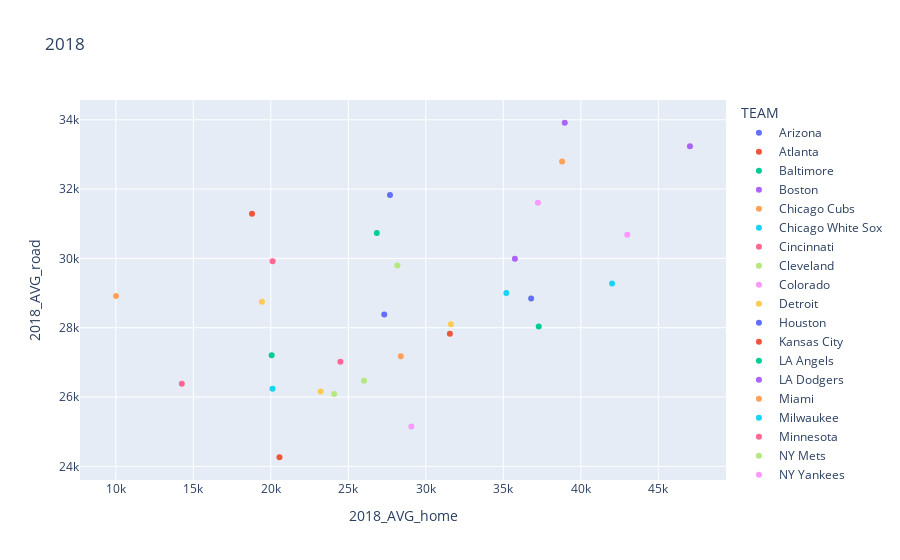

The cell this chart's notebook holds for it:
### Code cell
fig = px.scatter(data_frame = home_road, x='2018_AVG_home', y='2018_AVG_road',color='TEAM',title='2018')
fig.show()
fig.write_html("2018.html", full_html=False, include_plotlyjs='cdn')

### Figure 1 — Plotly figure (JSON) as saved in the notebook; plotly's stock layout.template omitted (floating-point values rounded to 4 significant figures)
{"data": [{"hovertemplate": "TEAM=Arizona<br>2018_AVG_home=%{x}<br>2018_AVG_road=%{y}<extra></extra>", "legendgroup": "Arizona", "marker": {"color": "#636efa", "symbol": "circle"}, "mode": "markers", "name": "Arizona", "orientation": "v", "showlegend": true, "type": "scatter", "x": [27687], "xaxis": "x", "y": [31832], "yaxis": "y"}, {"hovertemplate": "TEAM=Atlanta<br>2018_AVG_home=%{x}<br>2018_AVG_road=%{y}<extra></extra>", "legendgroup": "Atlanta", "marker": {"color": "#EF553B", "symbol": "circle"}, "mode": "markers", "name": "Atlanta", "orientation": "v", "showlegend": true, "type": "scatter", "x": [31552], "xaxis": "x", "y": [27826], "yaxis": "y"}, {"hovertemplate": "TEAM=Baltimore<br>2018_AVG_home=%{x}<br>2018_AVG_road=%{y}<extra></extra>", "legendgroup": "Baltimore", "marker": {"color": "#00cc96", "symbol": "circle"}, "mode": "markers", "name": "Baltimore", "orientation": "v", "showlegend": true, "type": "scatter", "x": [20053], "xaxis": "x", "y": [27204], "yaxis": "y"}, {"hovertemplate": "TEAM=Boston<br>2018_AVG_home=%{x}<br>2018_AVG_road=%{y}<extra></extra>", "legendgroup": "Boston", "marker": {"color": "#ab63fa", "symbol": "circle"}, "mode": "markers", "name": "Boston", "orientation": "v", "showlegend": true, "type": "scatter", "x": [35747], "xaxis": "x", "y": [29992], "yaxis": "y"}, {"hovertemplate": "TEAM=Chicago Cubs<br>2018_AVG_home=%{x}<br>2018_AVG_road=%{y}<extra></extra>", "legendgroup": "Chicago Cubs", "marker": {"color": "#FFA15A", "symbol": "circle"}, "mode": "markers", "name": "Chicago Cubs", "orientation": "v", "showlegend": true, "type": "scatter", "x": [38793], "xaxis": "x", "y": [32800], "yaxis": "y"}, {"hovertemplate": "TEAM=Chicago White Sox<br>2018_AVG_home=%{x}<br>2018_AVG_road=%{y}<extra></extra>", "legendgroup": "Chicago White Sox", "marker": {"color": "#19d3f3", "symbol": "circle"}, "mode": "markers", "name": "Chicago White Sox", "orientation": "v", "showlegend": true, "type": "scatter", "x": [20110], "xaxis": "x", "y": [26240], "yaxis": "y"}, {"hovertemplate": "TEAM=Cincinnati<br>2018_AVG_home=%{x}<br>2018_AVG_road=%{y}<extra></extra>", "legendgroup": "Cincinnati", "marker": {"color": "#FF6692", "symbol": "circle"}, "mode": "markers", "name": "Cincinnati", "orientation": "v", "showlegend": true, "type": "scatter", "x": [20115], "xaxis": "x", "y": [29918], "yaxis": "y"}, {"hovertemplate": "TEAM=Cleveland<br>2018_AVG_home=%{x}<br>2018_AVG_road=%{y}<extra></extra>", "legendgroup": "Cleveland", "marker": {"color": "#B6E880", "symbol": "circle"}, "mode": "markers", "name": "Cleveland", "orientation": "v", "showlegend": true, "type": "scatter", "x": [24083], "xaxis": "x", "y": [26088], "yaxis": "y"}, {"hovertemplate": "TEAM=Colorado<br>2018_AVG_home=%{x}<br>2018_AVG_road=%{y}<extra></extra>", "legendgroup": "Colorado", "marker": {"color": "#FF97FF", "symbol": "circle"}, "mode": "markers", "name": "Colorado", "orientation": "v", "showlegend": true, "type": "scatter", "x": [37233], "xaxis": "x", "y": [31607], "yaxis": "y"}, {"hovertemplate": "TEAM=Detroit<br>2018_AVG_home=%{x}<br>2018_AVG_road=%{y}<extra></extra>", "legendgroup": "Detroit", "marker": {"color": "#FECB52", "symbol": "circle"}, "mode": "markers", "name": "Detroit", "orientation": "v", "showlegend": true, "type": "scatter", "x": [23212], "xaxis": "x", "y": [26157], "yaxis": "y"}, {"hovertemplate": "TEAM=Houston<br>2018_AVG_home=%{x}<br>2018_AVG_road=%{y}<extra></extra>", "legendgroup": "Houston", "marker": {"color": "#636efa", "symbol": "circle"}, "mode": "markers", "name": "Houston", "orientation": "v", "showlegend": true, "type": "scatter", "x": [36796], "xaxis": "x", "y": [28842], "yaxis": "y"}, {"hovertemplate": "TEAM=Kansas City<br>2018_AVG_home=%{x}<br>2018_AVG_road=%{y}<extra></extra>", "legendgroup": "Kansas City", "marker": {"color": "#EF553B", "symbol": "circle"}, "mode": "markers", "name": "Kansas City", "orientation": "v", "showlegend": true, "type": "scatter", "x": [20556], "xaxis": "x", "y": [24262], "yaxis": "y"}, {"hovertemplate": "TEAM=LA Angels<br>2018_AVG_home=%{x}<br>2018_AVG_road=%{y}<extra></extra>", "legendgroup": "LA Angels", "marker": {"color": "#00cc96", "symbol": "circle"}, "mode": "markers", "name": "LA Angels", "orientation": "v", "showlegend": true, "type": "scatter", "x": [37286], "xaxis": "x", "y": [28034], "yaxis": "y"}, {"hovertemplate": "TEAM=LA Dodgers<br>2018_AVG_home=%{x}<br>2018_AVG_road=%{y}<extra></extra>", "legendgroup": "LA Dodgers", "marker": {"color": "#ab63fa", "symbol": "circle"}, "mode": "markers", "name": "LA Dodgers", "orientation": "v", "showlegend": true, "type": "scatter", "x": [47042], "xaxis": "x", "y": [33239], "yaxis": "y"}, {"hovertemplate": "TEAM=Miami<br>2018_AVG_home=%{x}<br>2018_AVG_road=%{y}<extra></extra>", "legendgroup": "Miami", "marker": {"color": "#FFA15A", "symbol": "circle"}, "mode": "markers", "name": "Miami", "orientation": "v", "showlegend": true, "type": "scatter", "x": [10013], "xaxis": "x", "y": [28917], "yaxis": "y"}, {"hovertemplate": "TEAM=Milwaukee<br>2018_AVG_home=%{x}<br>2018_AVG_road=%{y}<extra></extra>", "legendgroup": "Milwaukee", "marker": {"color": "#19d3f3", "symbol": "circle"}, "mode": "markers", "name": "Milwaukee", "orientation": "v", "showlegend": true, "type": "scatter", "x": [35195], "xaxis": "x", "y": [29000], "yaxis": "y"}, {"hovertemplate": "TEAM=Minnesota<br>2018_AVG_home=%{x}<br>2018_AVG_road=%{y}<extra></extra>", "legendgroup": "Minnesota", "marker": {"color": "#FF6692", "symbol": "circle"}, "mode": "markers", "name": "Minnesota", "orientation": "v", "showlegend": true, "type": "scatter", "x": [24489], "xaxis": "x", "y": [27017], "yaxis": "y"}, {"hovertemplate": "TEAM=NY Mets<br>2018_AVG_home=%{x}<br>2018_AVG_road=%{y}<extra></extra>", "legendgroup": "NY Mets", "marker": {"color": "#B6E880", "symbol": "circle"}, "mode": "markers", "name": "NY Mets", "orientation": "v", "showlegend": true, "type": "scatter", "x": [28164], "xaxis": "x", "y": [29795], "yaxis": "y"}, {"hovertemplate": "TEAM=NY Yankees<br>2018_AVG_home=%{x}<br>2018_AVG_road=%{y}<extra></extra>", "legendgroup": "NY Yankees", "marker": {"color": "#FF97FF", "symbol": "circle"}, "mode": "markers", "name": "NY Yankees", "orientation": "v", "showlegend": true, "type": "scatter", "x": [42998], "xaxis": "x", "y": [30685], "yaxis": "y"}, {"hovertemplate": "TEAM=Oakland<br>2018_AVG_home=%{x}<br>2018_AVG_road=%{y}<extra></extra>", "legendgroup": "Oakland", "marker": {"color": "#FECB52", "symbol": "circle"}, "mode": "markers", "name": "Oakland", "orientation": "v", "showlegend": true, "type": "scatter", "x": [19427], "xaxis": "x", "y": [28748], "yaxis": "y"}, {"hovertemplate": "TEAM=Philadelphia<br>2018_AVG_home=%{x}<br>2018_AVG_road=%{y}<extra></extra>", "legendgroup": "Philadelphia", "marker": {"color": "#636efa", "symbol": "circle"}, "mode": "markers", "name": "Philadelphia", "orientation": "v", "showlegend": true, "type": "scatter", "x": [27318], "xaxis": "x", "y": [28381], "yaxis": "y"}, {"hovertemplate": "TEAM=Pittsburgh<br>2018_AVG_home=%{x}<br>2018_AVG_road=%{y}<extra></extra>", "legendgroup": "Pittsburgh", "marker": {"color": "#EF553B", "symbol": "circle"}, "mode": "markers", "name": "Pittsburgh", "orientation": "v", "showlegend": true, "type": "scatter", "x": [18786], "xaxis": "x", "y": [31288], "yaxis": "y"}, {"hovertemplate": "TEAM=San Diego<br>2018_AVG_home=%{x}<br>2018_AVG_road=%{y}<extra></extra>", "legendgroup": "San Diego", "marker": {"color": "#00cc96", "symbol": "circle"}, "mode": "markers", "name": "San Diego", "orientation": "v", "showlegend": true, "type": "scatter", "x": [26837], "xaxis": "x", "y": [30730], "yaxis": "y"}, {"hovertemplate": "TEAM=San Francisco<br>2018_AVG_home=%{x}<br>2018_AVG_road=%{y}<extra></extra>", "legendgroup": "San Francisco", "marker": {"color": "#ab63fa", "symbol": "circle"}, "mode": "markers", "name": "San Francisco", "orientation": "v", "showlegend": true, "type": "scatter", "x": [38965], "xaxis": "x", "y": [33915], "yaxis": "y"}, {"hovertemplate": "TEAM=Seattle<br>2018_AVG_home=%{x}<br>2018_AVG_road=%{y}<extra></extra>", "legendgroup": "Seattle", "marker": {"color": "#FFA15A", "symbol": "circle"}, "mode": "markers", "name": "Seattle", "orientation": "v", "showlegend": true, "type": "scatter", "x": [28388], "xaxis": "x", "y": [27174], "yaxis": "y"}, {"hovertemplate": "TEAM=St. Louis<br>2018_AVG_home=%{x}<br>2018_AVG_road=%{y}<extra></extra>", "legendgroup": "St. Louis", "marker": {"color": "#19d3f3", "symbol": "circle"}, "mode": "markers", "name": "St. Louis", "orientation": "v", "showlegend": true, "type": "scatter", "x": [42019], "xaxis": "x", "y": [29274], "yaxis": "y"}, {"hovertemplate": "TEAM=Tampa Bay<br>2018_AVG_home=%{x}<br>2018_AVG_road=%{y}<extra></extra>", "legendgroup": "Tampa Bay", "marker": {"color": "#FF6692", "symbol": "circle"}, "mode": "markers", "name": "Tampa Bay", "orientation": "v", "showlegend": true, "type": "scatter", "x": [14258], "xaxis": "x", "y": [26381], "yaxis": "y"}, {"hovertemplate": "TEAM=Texas<br>2018_AVG_home=%{x}<br>2018_AVG_road=%{y}<extra></extra>", "legendgroup": "Texas", "marker": {"color": "#B6E880", "symbol": "circle"}, "mode": "markers", "name": "Texas", "orientation": "v", "showlegend": true, "type": "scatter", "x": [26013], "xaxis": "x", "y": [26470], "yaxis": "y"}, {"hovertemplate": "TEAM=Toronto<br>2018_AVG_home=%{x}<br>2018_AVG_road=%{y}<extra></extra>", "legendgroup": "Toronto", "marker": {"color": "#FF97FF", "symbol": "circle"}, "mode": "markers", "name": "Toronto", "orientation": "v", "showlegend": true, "type": "scatter", "x": [29066], "xaxis": "x", "y": [25152], "yaxis": "y"}, {"hovertemplate": "TEAM=Washington<br>2018_AVG_home=%{x}<br>2018_AVG_road=%{y}<extra></extra>", "legendgroup": "Washington", "marker": {"color": "#FECB52", "symbol": "circle"}, "mode": "markers", "name": "Washington", "orientation": "v", "showlegend": true, "type": "scatter", "x": [31620], "xaxis": "x", "y": [28102], "yaxis": "y"}], "layout": {"legend": {"title": {"text": "TEAM"}, "tracegroupgap": 0}, "title": {"text": "2018"}, "xaxis": {"anchor": "y", "domain": [0, 1], "title": {"text": "2018_AVG_home"}}, "yaxis": {"anchor": "x", "domain": [0, 1], "title": {"text": "2018_AVG_road"}}}}
